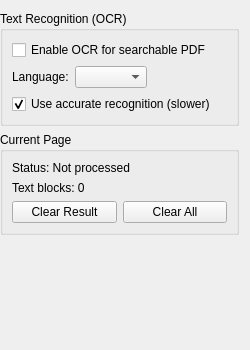
<?xml version="1.0" encoding="UTF-8"?>
<ui version="4.0">
 <class>OcrOptionsWidget</class>
 <widget class="QWidget" name="OcrOptionsWidget">
  <property name="geometry">
   <rect>
    <x>0</x>
    <y>0</y>
    <width>250</width>
    <height>350</height>
   </rect>
  </property>
  <property name="windowTitle">
   <string>OCR</string>
  </property>
  <layout class="QVBoxLayout" name="verticalLayout">
   <property name="leftMargin">
    <number>0</number>
   </property>
   <item>
    <widget class="QGroupBox" name="ocrGroup">
     <property name="title">
      <string>Text Recognition (OCR)</string>
     </property>
     <layout class="QVBoxLayout" name="verticalLayout_2">
      <item>
       <widget class="QCheckBox" name="enableOcrCB">
        <property name="text">
         <string>Enable OCR for searchable PDF</string>
        </property>
        <property name="toolTip">
         <string>Add invisible text layer to PDF for search and copy</string>
        </property>
       </widget>
      </item>
      <item>
       <layout class="QHBoxLayout" name="languageLayout">
        <item>
         <widget class="QLabel" name="languageLabel">
          <property name="text">
           <string>Language:</string>
          </property>
         </widget>
        </item>
        <item>
         <widget class="QComboBox" name="languageCombo">
          <property name="toolTip">
           <string>Select the primary language of the document</string>
          </property>
         </widget>
        </item>
        <item>
         <spacer name="languageSpacer">
          <property name="orientation">
           <enum>Qt::Horizontal</enum>
          </property>
          <property name="sizeHint" stdset="0">
           <size>
            <width>40</width>
            <height>20</height>
           </size>
          </property>
         </spacer>
        </item>
       </layout>
      </item>
      <item>
       <widget class="QCheckBox" name="accurateCB">
        <property name="text">
         <string>Use accurate recognition (slower)</string>
        </property>
        <property name="checked">
         <bool>true</bool>
        </property>
        <property name="toolTip">
         <string>Higher accuracy but slower processing</string>
        </property>
       </widget>
      </item>
     </layout>
    </widget>
   </item>
   <item>
    <widget class="QGroupBox" name="resultsGroup">
     <property name="title">
      <string>Current Page</string>
     </property>
     <layout class="QVBoxLayout" name="verticalLayout_3">
      <item>
       <widget class="QLabel" name="statusLabel">
        <property name="text">
         <string>Status: Not processed</string>
        </property>
       </widget>
      </item>
      <item>
       <widget class="QLabel" name="wordCountLabel">
        <property name="text">
         <string>Text blocks: 0</string>
        </property>
       </widget>
      </item>
      <item>
       <layout class="QHBoxLayout" name="buttonLayout">
        <item>
         <widget class="QPushButton" name="clearResultBtn">
          <property name="text">
           <string>Clear Result</string>
          </property>
          <property name="toolTip">
           <string>Clear OCR result for current page</string>
          </property>
         </widget>
        </item>
        <item>
         <widget class="QPushButton" name="clearAllBtn">
          <property name="text">
           <string>Clear All</string>
          </property>
          <property name="toolTip">
           <string>Clear OCR results for all pages</string>
          </property>
         </widget>
        </item>
       </layout>
      </item>
     </layout>
    </widget>
   </item>
   <item>
    <spacer name="verticalSpacer">
     <property name="orientation">
      <enum>Qt::Vertical</enum>
     </property>
     <property name="sizeHint" stdset="0">
      <size>
       <width>20</width>
       <height>40</height>
      </size>
     </property>
    </spacer>
   </item>
  </layout>
 </widget>
 <resources/>
 <connections/>
</ui>
